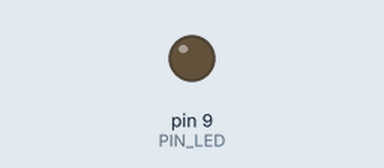
A sketch run on a simulated Arduino Uno, built with avr-gcc and run on an emulated ATmega328P. Shown: output pins drawn as LEDs (lit = HIGH).

Above: at 0.05 s.
At 2.0 s:
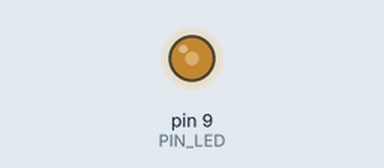
At 3.35 s:
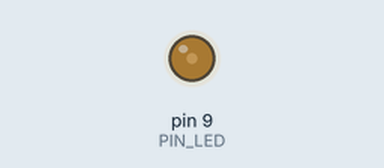
At 4.25 s:
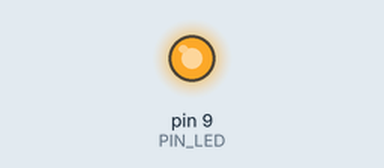
Timing chart, 0 to 5.6 s (numbered marks = the images above):
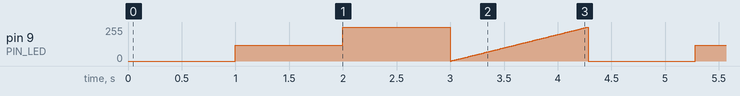

Measured:
- by itself, pin 9 (PIN_LED): moves between 0/255 and 255/255, repeating every 4.3 s

The sketch:

06_practice_1.ino
```cpp
#define PIN_LED 9

int i;

void setup(){
    pinMode(PIN_LED, OUTPUT);
}

void loop(){
    // 0 ~ 255
    analogWrite(PIN_LED, 0);
    delay(1000);
    analogWrite(PIN_LED, 120);
    delay(1000);
    analogWrite(PIN_LED, 255);
    delay(1000);
    for(i=0; i<256; i++){
      analogWrite(PIN_LED, i++);
      delay(10);
    }
}
```
